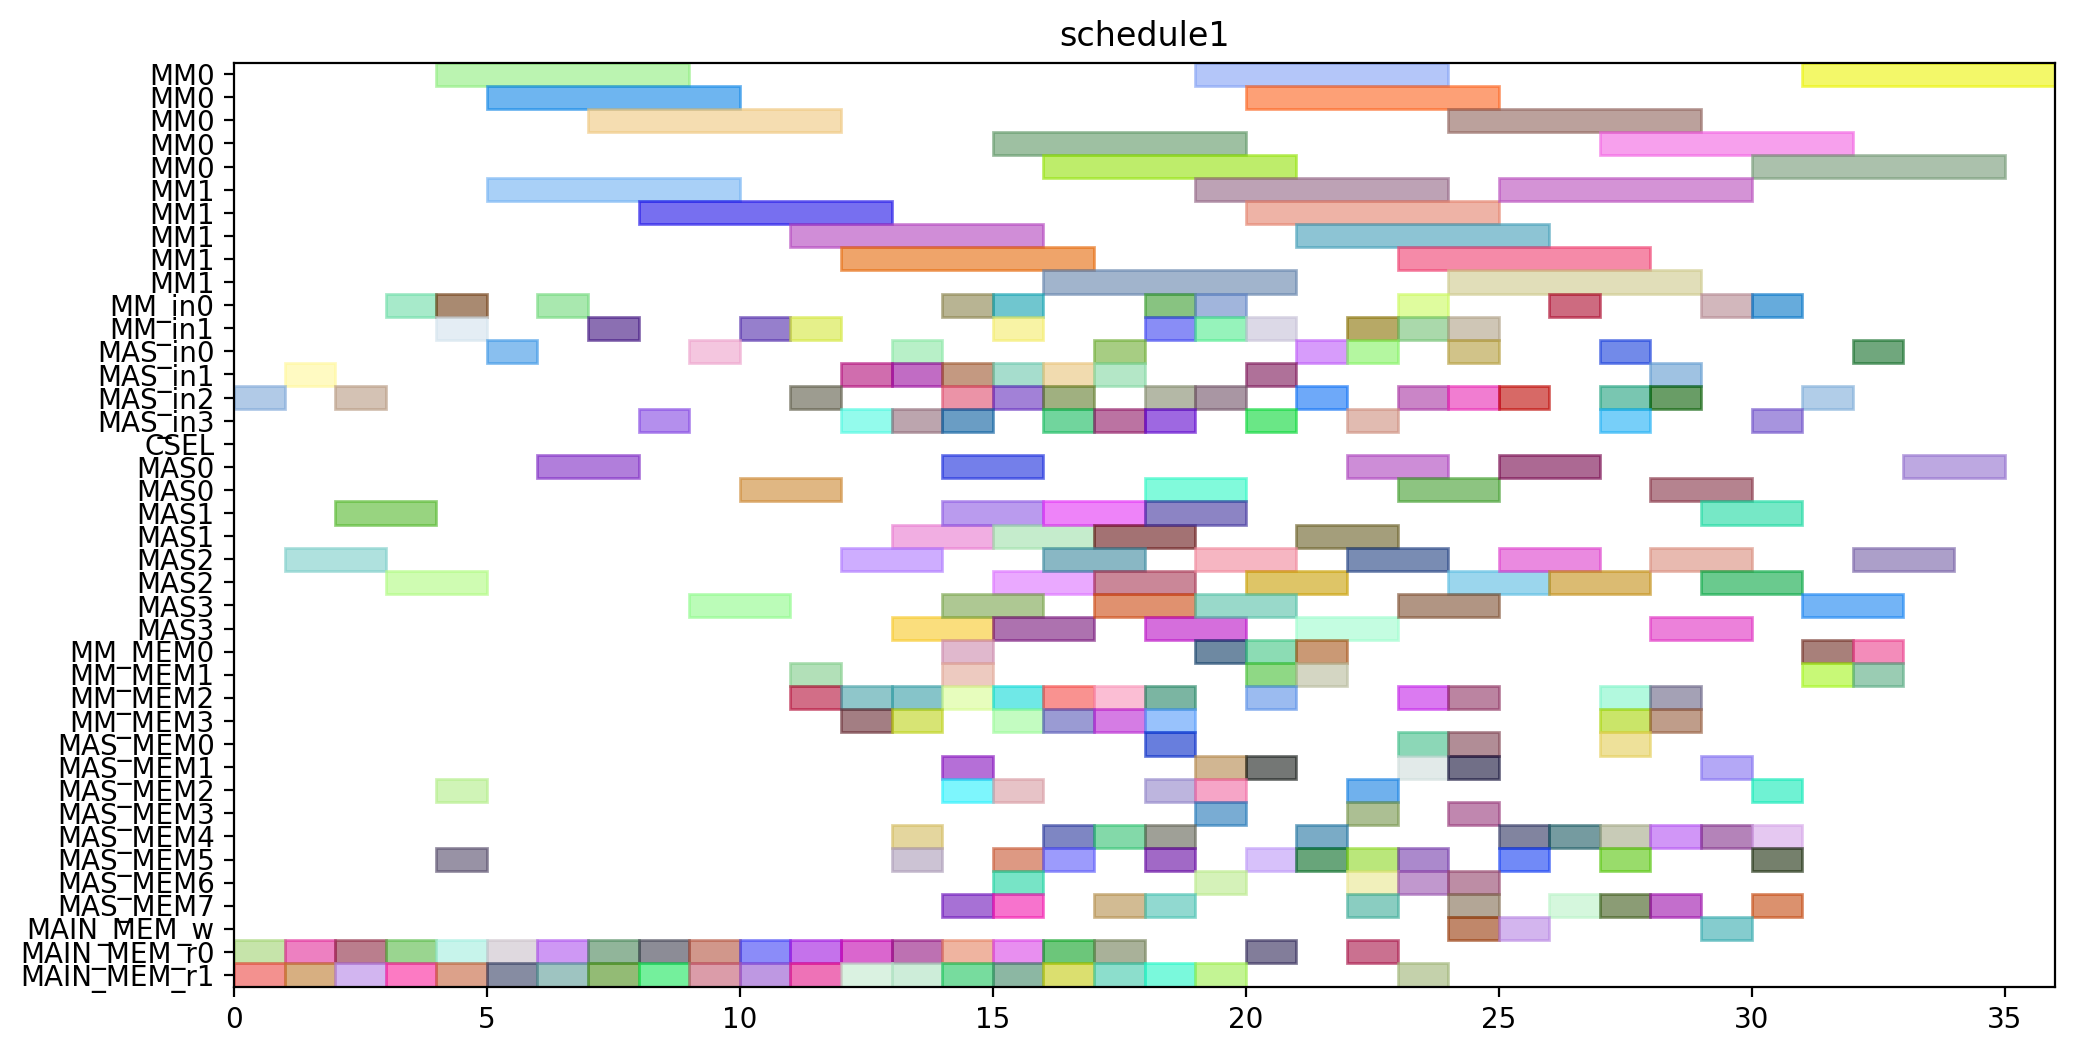

Recreate this plot in Python.
from pyschedule import Scenario, solvers, plotters, alt


def solve():
	horizon = 140
	S = Scenario("schedule1", horizon=horizon)

	# resource
	MM = S.Resources('MM', num=2, size=5)
	MM_in = S.Resources('MM_in', num=2)
	MAS_in = S.Resources('MAS_in', num=4)
	CSEL = S.Resource('CSEL')
	MAS = S.Resources('MAS', num=4, size=2, periods=range(1, horizon))
	MM_MEM = S.Resources('MM_MEM', num=4)
	MAS_MEM = S.Resources('MAS_MEM', num=8)
	MAIN_MEM_w = S.Resource('MAIN_MEM_w', size=1)
	MAIN_MEM_r = S.Resources('MAIN_MEM_r', num=2)

	# result of previous scheduling
	t1_t1_in = S.Task('t1_t1_in', length=1, delay_cost=1)
	S += t1_t1_in >= 0
	t1_t1_in += MAS_in[2]

	t1_t1_mem0 = S.Task('t1_t1_mem0', length=1, delay_cost=1)
	S += t1_t1_mem0 >= 0
	t1_t1_mem0 += MAIN_MEM_r[0]

	t1_t1_mem1 = S.Task('t1_t1_mem1', length=1, delay_cost=1)
	S += t1_t1_mem1 >= 0
	t1_t1_mem1 += MAIN_MEM_r[1]

	t1_t1 = S.Task('t1_t1', length=2, delay_cost=1)
	S += t1_t1 >= 1
	t1_t1 += MAS[2]

	t7_t0_in = S.Task('t7_t0_in', length=1, delay_cost=1)
	S += t7_t0_in >= 1
	t7_t0_in += MAS_in[1]

	t7_t0_mem0 = S.Task('t7_t0_mem0', length=1, delay_cost=1)
	S += t7_t0_mem0 >= 1
	t7_t0_mem0 += MAIN_MEM_r[0]

	t7_t0_mem1 = S.Task('t7_t0_mem1', length=1, delay_cost=1)
	S += t7_t0_mem1 >= 1
	t7_t0_mem1 += MAIN_MEM_r[1]

	t7_t0 = S.Task('t7_t0', length=2, delay_cost=1)
	S += t7_t0 >= 2
	t7_t0 += MAS[1]

	t7_t1_in = S.Task('t7_t1_in', length=1, delay_cost=1)
	S += t7_t1_in >= 2
	t7_t1_in += MAS_in[2]

	t7_t1_mem0 = S.Task('t7_t1_mem0', length=1, delay_cost=1)
	S += t7_t1_mem0 >= 2
	t7_t1_mem0 += MAIN_MEM_r[0]

	t7_t1_mem1 = S.Task('t7_t1_mem1', length=1, delay_cost=1)
	S += t7_t1_mem1 >= 2
	t7_t1_mem1 += MAIN_MEM_r[1]

	t5_t0_in = S.Task('t5_t0_in', length=1, delay_cost=1)
	S += t5_t0_in >= 3
	t5_t0_in += MM_in[0]

	t5_t0_mem0 = S.Task('t5_t0_mem0', length=1, delay_cost=1)
	S += t5_t0_mem0 >= 3
	t5_t0_mem0 += MAIN_MEM_r[0]

	t5_t0_mem1 = S.Task('t5_t0_mem1', length=1, delay_cost=1)
	S += t5_t0_mem1 >= 3
	t5_t0_mem1 += MAIN_MEM_r[1]

	t7_t1 = S.Task('t7_t1', length=2, delay_cost=1)
	S += t7_t1 >= 3
	t7_t1 += MAS[2]

	t10_t0_in = S.Task('t10_t0_in', length=1, delay_cost=1)
	S += t10_t0_in >= 4
	t10_t0_in += MM_in[1]

	t10_t0_mem0 = S.Task('t10_t0_mem0', length=1, delay_cost=1)
	S += t10_t0_mem0 >= 4
	t10_t0_mem0 += MAIN_MEM_r[0]

	t10_t0_mem1 = S.Task('t10_t0_mem1', length=1, delay_cost=1)
	S += t10_t0_mem1 >= 4
	t10_t0_mem1 += MAIN_MEM_r[1]

	t5_t0 = S.Task('t5_t0', length=5, delay_cost=1)
	S += t5_t0 >= 4
	t5_t0 += MM[0]

	t10_t0 = S.Task('t10_t0', length=5, delay_cost=1)
	S += t10_t0 >= 5
	t10_t0 += MM[1]

	t10_t3_in = S.Task('t10_t3_in', length=1, delay_cost=1)
	S += t10_t3_in >= 5
	t10_t3_in += MAS_in[0]

	t10_t3_mem0 = S.Task('t10_t3_mem0', length=1, delay_cost=1)
	S += t10_t3_mem0 >= 5
	t10_t3_mem0 += MAIN_MEM_r[0]

	t10_t3_mem1 = S.Task('t10_t3_mem1', length=1, delay_cost=1)
	S += t10_t3_mem1 >= 5
	t10_t3_mem1 += MAIN_MEM_r[1]

	t10_t1_in = S.Task('t10_t1_in', length=1, delay_cost=1)
	S += t10_t1_in >= 6
	t10_t1_in += MM_in[0]

	t10_t1_mem0 = S.Task('t10_t1_mem0', length=1, delay_cost=1)
	S += t10_t1_mem0 >= 6
	t10_t1_mem0 += MAIN_MEM_r[0]

	t10_t1_mem1 = S.Task('t10_t1_mem1', length=1, delay_cost=1)
	S += t10_t1_mem1 >= 6
	t10_t1_mem1 += MAIN_MEM_r[1]

	t10_t3 = S.Task('t10_t3', length=2, delay_cost=1)
	S += t10_t3 >= 6
	t10_t3 += MAS[0]

	t10_t1 = S.Task('t10_t1', length=5, delay_cost=1)
	S += t10_t1 >= 7
	t10_t1 += MM[0]

	t7_t3_in = S.Task('t7_t3_in', length=1, delay_cost=1)
	S += t7_t3_in >= 7
	t7_t3_in += MM_in[1]

	t7_t3_mem0 = S.Task('t7_t3_mem0', length=1, delay_cost=1)
	S += t7_t3_mem0 >= 7
	t7_t3_mem0 += MAIN_MEM_r[0]

	t7_t3_mem1 = S.Task('t7_t3_mem1', length=1, delay_cost=1)
	S += t7_t3_mem1 >= 7
	t7_t3_mem1 += MAIN_MEM_r[1]

	t2_t2_in = S.Task('t2_t2_in', length=1, delay_cost=1)
	S += t2_t2_in >= 8
	t2_t2_in += MAS_in[3]

	t2_t2_mem0 = S.Task('t2_t2_mem0', length=1, delay_cost=1)
	S += t2_t2_mem0 >= 8
	t2_t2_mem0 += MAIN_MEM_r[0]

	t2_t2_mem1 = S.Task('t2_t2_mem1', length=1, delay_cost=1)
	S += t2_t2_mem1 >= 8
	t2_t2_mem1 += MAIN_MEM_r[1]

	t7_t3 = S.Task('t7_t3', length=5, delay_cost=1)
	S += t7_t3 >= 8
	t7_t3 += MM[1]

	t0_t1_in = S.Task('t0_t1_in', length=1, delay_cost=1)
	S += t0_t1_in >= 9
	t0_t1_in += MAS_in[0]

	t0_t1_mem0 = S.Task('t0_t1_mem0', length=1, delay_cost=1)
	S += t0_t1_mem0 >= 9
	t0_t1_mem0 += MAIN_MEM_r[0]

	t0_t1_mem1 = S.Task('t0_t1_mem1', length=1, delay_cost=1)
	S += t0_t1_mem1 >= 9
	t0_t1_mem1 += MAIN_MEM_r[1]

	t2_t2 = S.Task('t2_t2', length=2, delay_cost=1)
	S += t2_t2 >= 9
	t2_t2 += MAS[3]

	t0_t1 = S.Task('t0_t1', length=2, delay_cost=1)
	S += t0_t1 >= 10
	t0_t1 += MAS[0]

	t0_t3_in = S.Task('t0_t3_in', length=1, delay_cost=1)
	S += t0_t3_in >= 10
	t0_t3_in += MM_in[1]

	t0_t3_mem0 = S.Task('t0_t3_mem0', length=1, delay_cost=1)
	S += t0_t3_mem0 >= 10
	t0_t3_mem0 += MAIN_MEM_r[0]

	t0_t3_mem1 = S.Task('t0_t3_mem1', length=1, delay_cost=1)
	S += t0_t3_mem1 >= 10
	t0_t3_mem1 += MAIN_MEM_r[1]

	t0_t3 = S.Task('t0_t3', length=5, delay_cost=1)
	S += t0_t3 >= 11
	t0_t3 += MM[1]

	t1_t3_in = S.Task('t1_t3_in', length=1, delay_cost=1)
	S += t1_t3_in >= 11
	t1_t3_in += MM_in[1]

	t1_t3_mem0 = S.Task('t1_t3_mem0', length=1, delay_cost=1)
	S += t1_t3_mem0 >= 11
	t1_t3_mem0 += MAIN_MEM_r[0]

	t1_t3_mem1 = S.Task('t1_t3_mem1', length=1, delay_cost=1)
	S += t1_t3_mem1 >= 11
	t1_t3_mem1 += MAIN_MEM_r[1]

	t10_t2_in = S.Task('t10_t2_in', length=1, delay_cost=1)
	S += t10_t2_in >= 12
	t10_t2_in += MAS_in[1]

	t10_t2_mem0 = S.Task('t10_t2_mem0', length=1, delay_cost=1)
	S += t10_t2_mem0 >= 12
	t10_t2_mem0 += MAIN_MEM_r[0]

	t10_t2_mem1 = S.Task('t10_t2_mem1', length=1, delay_cost=1)
	S += t10_t2_mem1 >= 12
	t10_t2_mem1 += MAIN_MEM_r[1]

	t1_t3 = S.Task('t1_t3', length=5, delay_cost=1)
	S += t1_t3 >= 12
	t1_t3 += MM[1]

	t10_t2 = S.Task('t10_t2', length=2, delay_cost=1)
	S += t10_t2 >= 13
	t10_t2 += MAS[1]

	t1_t0_in = S.Task('t1_t0_in', length=1, delay_cost=1)
	S += t1_t0_in >= 13
	t1_t0_in += MAS_in[1]

	t1_t0_mem0 = S.Task('t1_t0_mem0', length=1, delay_cost=1)
	S += t1_t0_mem0 >= 13
	t1_t0_mem0 += MAIN_MEM_r[0]

	t1_t0_mem1 = S.Task('t1_t0_mem1', length=1, delay_cost=1)
	S += t1_t0_mem1 >= 13
	t1_t0_mem1 += MAIN_MEM_r[1]

	t1_t0 = S.Task('t1_t0', length=2, delay_cost=1)
	S += t1_t0 >= 14
	t1_t0 += MAS[1]

	t5_t3_in = S.Task('t5_t3_in', length=1, delay_cost=1)
	S += t5_t3_in >= 14
	t5_t3_in += MAS_in[3]

	t5_t3_mem0 = S.Task('t5_t3_mem0', length=1, delay_cost=1)
	S += t5_t3_mem0 >= 14
	t5_t3_mem0 += MAIN_MEM_r[0]

	t5_t3_mem1 = S.Task('t5_t3_mem1', length=1, delay_cost=1)
	S += t5_t3_mem1 >= 14
	t5_t3_mem1 += MAIN_MEM_r[1]

	t5_t1_in = S.Task('t5_t1_in', length=1, delay_cost=1)
	S += t5_t1_in >= 15
	t5_t1_in += MM_in[0]

	t5_t1_mem0 = S.Task('t5_t1_mem0', length=1, delay_cost=1)
	S += t5_t1_mem0 >= 15
	t5_t1_mem0 += MAIN_MEM_r[0]

	t5_t1_mem1 = S.Task('t5_t1_mem1', length=1, delay_cost=1)
	S += t5_t1_mem1 >= 15
	t5_t1_mem1 += MAIN_MEM_r[1]

	t5_t3 = S.Task('t5_t3', length=2, delay_cost=1)
	S += t5_t3 >= 15
	t5_t3 += MAS[3]

	t5_t1 = S.Task('t5_t1', length=5, delay_cost=1)
	S += t5_t1 >= 16
	t5_t1 += MM[0]

	t5_t2_in = S.Task('t5_t2_in', length=1, delay_cost=1)
	S += t5_t2_in >= 16
	t5_t2_in += MAS_in[2]

	t5_t2_mem0 = S.Task('t5_t2_mem0', length=1, delay_cost=1)
	S += t5_t2_mem0 >= 16
	t5_t2_mem0 += MAIN_MEM_r[0]

	t5_t2_mem1 = S.Task('t5_t2_mem1', length=1, delay_cost=1)
	S += t5_t2_mem1 >= 16
	t5_t2_mem1 += MAIN_MEM_r[1]

	t0_t0_in = S.Task('t0_t0_in', length=1, delay_cost=1)
	S += t0_t0_in >= 17
	t0_t0_in += MAS_in[3]

	t0_t0_mem0 = S.Task('t0_t0_mem0', length=1, delay_cost=1)
	S += t0_t0_mem0 >= 17
	t0_t0_mem0 += MAIN_MEM_r[0]

	t0_t0_mem1 = S.Task('t0_t0_mem1', length=1, delay_cost=1)
	S += t0_t0_mem1 >= 17
	t0_t0_mem1 += MAIN_MEM_r[1]

	t5_t2 = S.Task('t5_t2', length=2, delay_cost=1)
	S += t5_t2 >= 17
	t5_t2 += MAS[2]

	t0_t0 = S.Task('t0_t0', length=2, delay_cost=1)
	S += t0_t0 >= 18
	t0_t0 += MAS[3]


	# new tasks
	t0_t2 = S.Task('t0_t2', length=5, delay_cost=1)
	t0_t2 += alt(MM)
	t0_t2_in = S.Task('t0_t2_in', length=1, delay_cost=1)
	t0_t2_in += alt(MM_in)
	S += t0_t2_in*MM_in[0]<=t0_t2*MM[0]
	S += t0_t2_in*MM_in[1]<=t0_t2*MM[1]
	t0_t2_mem0 = S.Task('t0_t2_mem0', length=1, delay_cost=1)
	t0_t2_mem0 += MAS_MEM[6]
	S += 19 < t0_t2_mem0
	S += t0_t2_mem0 <= t0_t2

	t0_t2_mem1 = S.Task('t0_t2_mem1', length=1, delay_cost=1)
	t0_t2_mem1 += MAS_MEM[1]
	S += 11 < t0_t2_mem1
	S += t0_t2_mem1 <= t0_t2

	t0_t5 = S.Task('t0_t5', length=2, delay_cost=1)
	t0_t5 += alt(MAS)
	t0_t5_in = S.Task('t0_t5_in', length=1, delay_cost=1)
	t0_t5_in += alt(MAS_in)
	S += t0_t5_in*MAS_in[0]<=t0_t5*MAS[0]

	S += t0_t5_in*MAS_in[1]<=t0_t5*MAS[1]

	S += t0_t5_in*MAS_in[2]<=t0_t5*MAS[2]

	S += t0_t5_in*MAS_in[3]<=t0_t5*MAS[3]

	t0_t5_mem0 = S.Task('t0_t5_mem0', length=1, delay_cost=1)
	t0_t5_mem0 += MM_MEM[2]
	S += 15 < t0_t5_mem0
	S += t0_t5_mem0 <= t0_t5

	t0_t5_mem1 = S.Task('t0_t5_mem1', length=1, delay_cost=1)
	t0_t5_mem1 += MM_MEM[3]
	S += 15 < t0_t5_mem1
	S += t0_t5_mem1 <= t0_t5

	t01 = S.Task('t01', length=2, delay_cost=1)
	t01 += alt(MAS)
	t01_in = S.Task('t01_in', length=1, delay_cost=1)
	t01_in += alt(MAS_in)
	S += t01_in*MAS_in[0]<=t01*MAS[0]

	S += t01_in*MAS_in[1]<=t01*MAS[1]

	S += t01_in*MAS_in[2]<=t01*MAS[2]

	S += t01_in*MAS_in[3]<=t01*MAS[3]

	t01_mem0 = S.Task('t01_mem0', length=1, delay_cost=1)
	t01_mem0 += MM_MEM[2]
	S += 15 < t01_mem0
	S += t01_mem0 <= t01

	t01_mem1 = S.Task('t01_mem1', length=1, delay_cost=1)
	t01_mem1 += MM_MEM[3]
	S += 15 < t01_mem1
	S += t01_mem1 <= t01

	t1_t2 = S.Task('t1_t2', length=5, delay_cost=1)
	t1_t2 += alt(MM)
	t1_t2_in = S.Task('t1_t2_in', length=1, delay_cost=1)
	t1_t2_in += alt(MM_in)
	S += t1_t2_in*MM_in[0]<=t1_t2*MM[0]
	S += t1_t2_in*MM_in[1]<=t1_t2*MM[1]
	t1_t2_mem0 = S.Task('t1_t2_mem0', length=1, delay_cost=1)
	t1_t2_mem0 += MAS_MEM[2]
	S += 15 < t1_t2_mem0
	S += t1_t2_mem0 <= t1_t2

	t1_t2_mem1 = S.Task('t1_t2_mem1', length=1, delay_cost=1)
	t1_t2_mem1 += MAS_MEM[5]
	S += 2 < t1_t2_mem1
	S += t1_t2_mem1 <= t1_t2

	t1_t5 = S.Task('t1_t5', length=2, delay_cost=1)
	t1_t5 += alt(MAS)
	t1_t5_in = S.Task('t1_t5_in', length=1, delay_cost=1)
	t1_t5_in += alt(MAS_in)
	S += t1_t5_in*MAS_in[0]<=t1_t5*MAS[0]

	S += t1_t5_in*MAS_in[1]<=t1_t5*MAS[1]

	S += t1_t5_in*MAS_in[2]<=t1_t5*MAS[2]

	S += t1_t5_in*MAS_in[3]<=t1_t5*MAS[3]

	t1_t5_mem0 = S.Task('t1_t5_mem0', length=1, delay_cost=1)
	t1_t5_mem0 += MM_MEM[2]
	S += 16 < t1_t5_mem0
	S += t1_t5_mem0 <= t1_t5

	t1_t5_mem1 = S.Task('t1_t5_mem1', length=1, delay_cost=1)
	t1_t5_mem1 += MM_MEM[3]
	S += 16 < t1_t5_mem1
	S += t1_t5_mem1 <= t1_t5

	t11 = S.Task('t11', length=2, delay_cost=1)
	t11 += alt(MAS)
	t11_in = S.Task('t11_in', length=1, delay_cost=1)
	t11_in += alt(MAS_in)
	S += t11_in*MAS_in[0]<=t11*MAS[0]

	S += t11_in*MAS_in[1]<=t11*MAS[1]

	S += t11_in*MAS_in[2]<=t11*MAS[2]

	S += t11_in*MAS_in[3]<=t11*MAS[3]

	t11_mem0 = S.Task('t11_mem0', length=1, delay_cost=1)
	t11_mem0 += MM_MEM[2]
	S += 16 < t11_mem0
	S += t11_mem0 <= t11

	t11_mem1 = S.Task('t11_mem1', length=1, delay_cost=1)
	t11_mem1 += MM_MEM[3]
	S += 16 < t11_mem1
	S += t11_mem1 <= t11

	t5_t4 = S.Task('t5_t4', length=5, delay_cost=1)
	t5_t4 += alt(MM)
	t5_t4_in = S.Task('t5_t4_in', length=1, delay_cost=1)
	t5_t4_in += alt(MM_in)
	S += t5_t4_in*MM_in[0]<=t5_t4*MM[0]
	S += t5_t4_in*MM_in[1]<=t5_t4*MM[1]
	t5_t4_mem0 = S.Task('t5_t4_mem0', length=1, delay_cost=1)
	t5_t4_mem0 += MAS_MEM[4]
	S += 18 < t5_t4_mem0
	S += t5_t4_mem0 <= t5_t4

	t5_t4_mem1 = S.Task('t5_t4_mem1', length=1, delay_cost=1)
	t5_t4_mem1 += MAS_MEM[7]
	S += 16 < t5_t4_mem1
	S += t5_t4_mem1 <= t5_t4

	t50 = S.Task('t50', length=2, delay_cost=1)
	t50 += alt(MAS)
	t50_in = S.Task('t50_in', length=1, delay_cost=1)
	t50_in += alt(MAS_in)
	S += t50_in*MAS_in[0]<=t50*MAS[0]

	S += t50_in*MAS_in[1]<=t50*MAS[1]

	S += t50_in*MAS_in[2]<=t50*MAS[2]

	S += t50_in*MAS_in[3]<=t50*MAS[3]

	t50_mem0 = S.Task('t50_mem0', length=1, delay_cost=1)
	t50_mem0 += MM_MEM[0]
	S += 8 < t50_mem0
	S += t50_mem0 <= t50

	t50_mem1 = S.Task('t50_mem1', length=1, delay_cost=1)
	t50_mem1 += MM_MEM[1]
	S += 20 < t50_mem1
	S += t50_mem1 <= t50

	t5_t5 = S.Task('t5_t5', length=2, delay_cost=1)
	t5_t5 += alt(MAS)
	t5_t5_in = S.Task('t5_t5_in', length=1, delay_cost=1)
	t5_t5_in += alt(MAS_in)
	S += t5_t5_in*MAS_in[0]<=t5_t5*MAS[0]

	S += t5_t5_in*MAS_in[1]<=t5_t5*MAS[1]

	S += t5_t5_in*MAS_in[2]<=t5_t5*MAS[2]

	S += t5_t5_in*MAS_in[3]<=t5_t5*MAS[3]

	t5_t5_mem0 = S.Task('t5_t5_mem0', length=1, delay_cost=1)
	t5_t5_mem0 += MM_MEM[0]
	S += 8 < t5_t5_mem0
	S += t5_t5_mem0 <= t5_t5

	t5_t5_mem1 = S.Task('t5_t5_mem1', length=1, delay_cost=1)
	t5_t5_mem1 += MM_MEM[1]
	S += 20 < t5_t5_mem1
	S += t5_t5_mem1 <= t5_t5

	t7_t2 = S.Task('t7_t2', length=5, delay_cost=1)
	t7_t2 += alt(MM)
	t7_t2_in = S.Task('t7_t2_in', length=1, delay_cost=1)
	t7_t2_in += alt(MM_in)
	S += t7_t2_in*MM_in[0]<=t7_t2*MM[0]
	S += t7_t2_in*MM_in[1]<=t7_t2*MM[1]
	t7_t2_mem0 = S.Task('t7_t2_mem0', length=1, delay_cost=1)
	t7_t2_mem0 += MAS_MEM[2]
	S += 3 < t7_t2_mem0
	S += t7_t2_mem0 <= t7_t2

	t7_t2_mem1 = S.Task('t7_t2_mem1', length=1, delay_cost=1)
	t7_t2_mem1 += MAS_MEM[5]
	S += 4 < t7_t2_mem1
	S += t7_t2_mem1 <= t7_t2

	t7_t5 = S.Task('t7_t5', length=2, delay_cost=1)
	t7_t5 += alt(MAS)
	t7_t5_in = S.Task('t7_t5_in', length=1, delay_cost=1)
	t7_t5_in += alt(MAS_in)
	S += t7_t5_in*MAS_in[0]<=t7_t5*MAS[0]

	S += t7_t5_in*MAS_in[1]<=t7_t5*MAS[1]

	S += t7_t5_in*MAS_in[2]<=t7_t5*MAS[2]

	S += t7_t5_in*MAS_in[3]<=t7_t5*MAS[3]

	t7_t5_mem0 = S.Task('t7_t5_mem0', length=1, delay_cost=1)
	t7_t5_mem0 += MM_MEM[2]
	S += 12 < t7_t5_mem0
	S += t7_t5_mem0 <= t7_t5

	t7_t5_mem1 = S.Task('t7_t5_mem1', length=1, delay_cost=1)
	t7_t5_mem1 += MM_MEM[3]
	S += 12 < t7_t5_mem1
	S += t7_t5_mem1 <= t7_t5

	t71 = S.Task('t71', length=2, delay_cost=1)
	t71 += alt(MAS)
	t71_in = S.Task('t71_in', length=1, delay_cost=1)
	t71_in += alt(MAS_in)
	S += t71_in*MAS_in[0]<=t71*MAS[0]

	S += t71_in*MAS_in[1]<=t71*MAS[1]

	S += t71_in*MAS_in[2]<=t71*MAS[2]

	S += t71_in*MAS_in[3]<=t71*MAS[3]

	t71_mem0 = S.Task('t71_mem0', length=1, delay_cost=1)
	t71_mem0 += MM_MEM[2]
	S += 12 < t71_mem0
	S += t71_mem0 <= t71

	t71_mem1 = S.Task('t71_mem1', length=1, delay_cost=1)
	t71_mem1 += MM_MEM[3]
	S += 12 < t71_mem1
	S += t71_mem1 <= t71

	t10_t4 = S.Task('t10_t4', length=5, delay_cost=1)
	t10_t4 += alt(MM)
	t10_t4_in = S.Task('t10_t4_in', length=1, delay_cost=1)
	t10_t4_in += alt(MM_in)
	S += t10_t4_in*MM_in[0]<=t10_t4*MM[0]
	S += t10_t4_in*MM_in[1]<=t10_t4*MM[1]
	t10_t4_mem0 = S.Task('t10_t4_mem0', length=1, delay_cost=1)
	t10_t4_mem0 += MAS_MEM[2]
	S += 14 < t10_t4_mem0
	S += t10_t4_mem0 <= t10_t4

	t10_t4_mem1 = S.Task('t10_t4_mem1', length=1, delay_cost=1)
	t10_t4_mem1 += MAS_MEM[1]
	S += 7 < t10_t4_mem1
	S += t10_t4_mem1 <= t10_t4

	t100 = S.Task('t100', length=2, delay_cost=1)
	t100 += alt(MAS)
	t100_in = S.Task('t100_in', length=1, delay_cost=1)
	t100_in += alt(MAS_in)
	S += t100_in*MAS_in[0]<=t100*MAS[0]

	S += t100_in*MAS_in[1]<=t100*MAS[1]

	S += t100_in*MAS_in[2]<=t100*MAS[2]

	S += t100_in*MAS_in[3]<=t100*MAS[3]

	t100_mem0 = S.Task('t100_mem0', length=1, delay_cost=1)
	t100_mem0 += MM_MEM[2]
	S += 9 < t100_mem0
	S += t100_mem0 <= t100

	t100_mem1 = S.Task('t100_mem1', length=1, delay_cost=1)
	t100_mem1 += MM_MEM[1]
	S += 11 < t100_mem1
	S += t100_mem1 <= t100

	t10_t5 = S.Task('t10_t5', length=2, delay_cost=1)
	t10_t5 += alt(MAS)
	t10_t5_in = S.Task('t10_t5_in', length=1, delay_cost=1)
	t10_t5_in += alt(MAS_in)
	S += t10_t5_in*MAS_in[0]<=t10_t5*MAS[0]

	S += t10_t5_in*MAS_in[1]<=t10_t5*MAS[1]

	S += t10_t5_in*MAS_in[2]<=t10_t5*MAS[2]

	S += t10_t5_in*MAS_in[3]<=t10_t5*MAS[3]

	t10_t5_mem0 = S.Task('t10_t5_mem0', length=1, delay_cost=1)
	t10_t5_mem0 += MM_MEM[2]
	S += 9 < t10_t5_mem0
	S += t10_t5_mem0 <= t10_t5

	t10_t5_mem1 = S.Task('t10_t5_mem1', length=1, delay_cost=1)
	t10_t5_mem1 += MM_MEM[1]
	S += 11 < t10_t5_mem1
	S += t10_t5_mem1 <= t10_t5

	t00 = S.Task('t00', length=2, delay_cost=1)
	t00 += alt(MAS)
	t00_in = S.Task('t00_in', length=1, delay_cost=1)
	t00_in += alt(MAS_in)
	S += t00_in*MAS_in[0]<=t00*MAS[0]

	S += t00_in*MAS_in[1]<=t00*MAS[1]

	S += t00_in*MAS_in[2]<=t00*MAS[2]

	S += t00_in*MAS_in[3]<=t00*MAS[3]

	t00_mem0 = S.Task('t00_mem0', length=1, delay_cost=1)
	t00_mem0 += alt(MM_MEM)
	S += (t0_t2*MM[0])-1 < t00_mem0*MM_MEM[0]
	S += (t0_t2*MM[1])-1 < t00_mem0*MM_MEM[2]
	S += t00_mem0 <= t00

	t00_mem1 = S.Task('t00_mem1', length=1, delay_cost=1)
	t00_mem1 += alt(MAS_MEM)
	S += (t0_t5*MAS[0])-1 < t00_mem1*MAS_MEM[1]
	S += (t0_t5*MAS[1])-1 < t00_mem1*MAS_MEM[3]
	S += (t0_t5*MAS[2])-1 < t00_mem1*MAS_MEM[5]
	S += (t0_t5*MAS[3])-1 < t00_mem1*MAS_MEM[7]
	S += t00_mem1 <= t00

	t10 = S.Task('t10', length=2, delay_cost=1)
	t10 += alt(MAS)
	t10_in = S.Task('t10_in', length=1, delay_cost=1)
	t10_in += alt(MAS_in)
	S += t10_in*MAS_in[0]<=t10*MAS[0]

	S += t10_in*MAS_in[1]<=t10*MAS[1]

	S += t10_in*MAS_in[2]<=t10*MAS[2]

	S += t10_in*MAS_in[3]<=t10*MAS[3]

	t10_mem0 = S.Task('t10_mem0', length=1, delay_cost=1)
	t10_mem0 += alt(MM_MEM)
	S += (t1_t2*MM[0])-1 < t10_mem0*MM_MEM[0]
	S += (t1_t2*MM[1])-1 < t10_mem0*MM_MEM[2]
	S += t10_mem0 <= t10

	t10_mem1 = S.Task('t10_mem1', length=1, delay_cost=1)
	t10_mem1 += alt(MAS_MEM)
	S += (t1_t5*MAS[0])-1 < t10_mem1*MAS_MEM[1]
	S += (t1_t5*MAS[1])-1 < t10_mem1*MAS_MEM[3]
	S += (t1_t5*MAS[2])-1 < t10_mem1*MAS_MEM[5]
	S += (t1_t5*MAS[3])-1 < t10_mem1*MAS_MEM[7]
	S += t10_mem1 <= t10

	t2_t1 = S.Task('t2_t1', length=5, delay_cost=1)
	t2_t1 += alt(MM)
	t2_t1_in = S.Task('t2_t1_in', length=1, delay_cost=1)
	t2_t1_in += alt(MM_in)
	S += t2_t1_in*MM_in[0]<=t2_t1*MM[0]
	S += t2_t1_in*MM_in[1]<=t2_t1*MM[1]
	t2_t1_mem0 = S.Task('t2_t1_mem0', length=1, delay_cost=1)
	t2_t1_mem0 += MAIN_MEM_r[0]
	S += t2_t1_mem0 <= t2_t1

	t2_t1_mem1 = S.Task('t2_t1_mem1', length=1, delay_cost=1)
	t2_t1_mem1 += alt(MAS_MEM)
	S += (t11*MAS[0])-1 < t2_t1_mem1*MAS_MEM[1]
	S += (t11*MAS[1])-1 < t2_t1_mem1*MAS_MEM[3]
	S += (t11*MAS[2])-1 < t2_t1_mem1*MAS_MEM[5]
	S += (t11*MAS[3])-1 < t2_t1_mem1*MAS_MEM[7]
	S += t2_t1_mem1 <= t2_t1

	t51 = S.Task('t51', length=2, delay_cost=1)
	t51 += alt(MAS)
	t51_in = S.Task('t51_in', length=1, delay_cost=1)
	t51_in += alt(MAS_in)
	S += t51_in*MAS_in[0]<=t51*MAS[0]

	S += t51_in*MAS_in[1]<=t51*MAS[1]

	S += t51_in*MAS_in[2]<=t51*MAS[2]

	S += t51_in*MAS_in[3]<=t51*MAS[3]

	t51_mem0 = S.Task('t51_mem0', length=1, delay_cost=1)
	t51_mem0 += alt(MM_MEM)
	S += (t5_t4*MM[0])-1 < t51_mem0*MM_MEM[0]
	S += (t5_t4*MM[1])-1 < t51_mem0*MM_MEM[2]
	S += t51_mem0 <= t51

	t51_mem1 = S.Task('t51_mem1', length=1, delay_cost=1)
	t51_mem1 += alt(MAS_MEM)
	S += (t5_t5*MAS[0])-1 < t51_mem1*MAS_MEM[1]
	S += (t5_t5*MAS[1])-1 < t51_mem1*MAS_MEM[3]
	S += (t5_t5*MAS[2])-1 < t51_mem1*MAS_MEM[5]
	S += (t5_t5*MAS[3])-1 < t51_mem1*MAS_MEM[7]
	S += t51_mem1 <= t51

	t60 = S.Task('t60', length=2, delay_cost=1)
	t60 += alt(MAS)
	t60_in = S.Task('t60_in', length=1, delay_cost=1)
	t60_in += alt(MAS_in)
	S += t60_in*MAS_in[0]<=t60*MAS[0]

	S += t60_in*MAS_in[1]<=t60*MAS[1]

	S += t60_in*MAS_in[2]<=t60*MAS[2]

	S += t60_in*MAS_in[3]<=t60*MAS[3]

	t60_mem0 = S.Task('t60_mem0', length=1, delay_cost=1)
	t60_mem0 += alt(MAS_MEM)
	S += (t50*MAS[0])-1 < t60_mem0*MAS_MEM[0]
	S += (t50*MAS[1])-1 < t60_mem0*MAS_MEM[2]
	S += (t50*MAS[2])-1 < t60_mem0*MAS_MEM[4]
	S += (t50*MAS[3])-1 < t60_mem0*MAS_MEM[6]
	S += t60_mem0 <= t60

	t60_mem1 = S.Task('t60_mem1', length=1, delay_cost=1)
	t60_mem1 += alt(MAS_MEM)
	S += (t50*MAS[0])-1 < t60_mem1*MAS_MEM[1]
	S += (t50*MAS[1])-1 < t60_mem1*MAS_MEM[3]
	S += (t50*MAS[2])-1 < t60_mem1*MAS_MEM[5]
	S += (t50*MAS[3])-1 < t60_mem1*MAS_MEM[7]
	S += t60_mem1 <= t60

	t70 = S.Task('t70', length=2, delay_cost=1)
	t70 += alt(MAS)
	t70_in = S.Task('t70_in', length=1, delay_cost=1)
	t70_in += alt(MAS_in)
	S += t70_in*MAS_in[0]<=t70*MAS[0]

	S += t70_in*MAS_in[1]<=t70*MAS[1]

	S += t70_in*MAS_in[2]<=t70*MAS[2]

	S += t70_in*MAS_in[3]<=t70*MAS[3]

	t70_mem0 = S.Task('t70_mem0', length=1, delay_cost=1)
	t70_mem0 += alt(MM_MEM)
	S += (t7_t2*MM[0])-1 < t70_mem0*MM_MEM[0]
	S += (t7_t2*MM[1])-1 < t70_mem0*MM_MEM[2]
	S += t70_mem0 <= t70

	t70_mem1 = S.Task('t70_mem1', length=1, delay_cost=1)
	t70_mem1 += alt(MAS_MEM)
	S += (t7_t5*MAS[0])-1 < t70_mem1*MAS_MEM[1]
	S += (t7_t5*MAS[1])-1 < t70_mem1*MAS_MEM[3]
	S += (t7_t5*MAS[2])-1 < t70_mem1*MAS_MEM[5]
	S += (t7_t5*MAS[3])-1 < t70_mem1*MAS_MEM[7]
	S += t70_mem1 <= t70

	t81 = S.Task('t81', length=2, delay_cost=1)
	t81 += alt(MAS)
	t81_in = S.Task('t81_in', length=1, delay_cost=1)
	t81_in += alt(MAS_in)
	S += t81_in*MAS_in[0]<=t81*MAS[0]

	S += t81_in*MAS_in[1]<=t81*MAS[1]

	S += t81_in*MAS_in[2]<=t81*MAS[2]

	S += t81_in*MAS_in[3]<=t81*MAS[3]

	t81_mem0 = S.Task('t81_mem0', length=1, delay_cost=1)
	t81_mem0 += alt(MAS_MEM)
	S += (t71*MAS[0])-1 < t81_mem0*MAS_MEM[0]
	S += (t71*MAS[1])-1 < t81_mem0*MAS_MEM[2]
	S += (t71*MAS[2])-1 < t81_mem0*MAS_MEM[4]
	S += (t71*MAS[3])-1 < t81_mem0*MAS_MEM[6]
	S += t81_mem0 <= t81

	t81_mem1 = S.Task('t81_mem1', length=1, delay_cost=1)
	t81_mem1 += alt(MAS_MEM)
	S += (t71*MAS[0])-1 < t81_mem1*MAS_MEM[1]
	S += (t71*MAS[1])-1 < t81_mem1*MAS_MEM[3]
	S += (t71*MAS[2])-1 < t81_mem1*MAS_MEM[5]
	S += (t71*MAS[3])-1 < t81_mem1*MAS_MEM[7]
	S += t81_mem1 <= t81

	t101 = S.Task('t101', length=2, delay_cost=1)
	t101 += alt(MAS)
	t101_in = S.Task('t101_in', length=1, delay_cost=1)
	t101_in += alt(MAS_in)
	S += t101_in*MAS_in[0]<=t101*MAS[0]

	S += t101_in*MAS_in[1]<=t101*MAS[1]

	S += t101_in*MAS_in[2]<=t101*MAS[2]

	S += t101_in*MAS_in[3]<=t101*MAS[3]

	t101_mem0 = S.Task('t101_mem0', length=1, delay_cost=1)
	t101_mem0 += alt(MM_MEM)
	S += (t10_t4*MM[0])-1 < t101_mem0*MM_MEM[0]
	S += (t10_t4*MM[1])-1 < t101_mem0*MM_MEM[2]
	S += t101_mem0 <= t101

	t101_mem1 = S.Task('t101_mem1', length=1, delay_cost=1)
	t101_mem1 += alt(MAS_MEM)
	S += (t10_t5*MAS[0])-1 < t101_mem1*MAS_MEM[1]
	S += (t10_t5*MAS[1])-1 < t101_mem1*MAS_MEM[3]
	S += (t10_t5*MAS[2])-1 < t101_mem1*MAS_MEM[5]
	S += (t10_t5*MAS[3])-1 < t101_mem1*MAS_MEM[7]
	S += t101_mem1 <= t101

	t110 = S.Task('t110', length=2, delay_cost=1)
	t110 += alt(MAS)
	t110_in = S.Task('t110_in', length=1, delay_cost=1)
	t110_in += alt(MAS_in)
	S += t110_in*MAS_in[0]<=t110*MAS[0]

	S += t110_in*MAS_in[1]<=t110*MAS[1]

	S += t110_in*MAS_in[2]<=t110*MAS[2]

	S += t110_in*MAS_in[3]<=t110*MAS[3]

	t110_mem0 = S.Task('t110_mem0', length=1, delay_cost=1)
	t110_mem0 += alt(MAS_MEM)
	S += (t100*MAS[0])-1 < t110_mem0*MAS_MEM[0]
	S += (t100*MAS[1])-1 < t110_mem0*MAS_MEM[2]
	S += (t100*MAS[2])-1 < t110_mem0*MAS_MEM[4]
	S += (t100*MAS[3])-1 < t110_mem0*MAS_MEM[6]
	S += t110_mem0 <= t110

	t110_mem1 = S.Task('t110_mem1', length=1, delay_cost=1)
	t110_mem1 += alt(MAS_MEM)
	S += (t100*MAS[0])-1 < t110_mem1*MAS_MEM[1]
	S += (t100*MAS[1])-1 < t110_mem1*MAS_MEM[3]
	S += (t100*MAS[2])-1 < t110_mem1*MAS_MEM[5]
	S += (t100*MAS[3])-1 < t110_mem1*MAS_MEM[7]
	S += t110_mem1 <= t110

	t2_t0 = S.Task('t2_t0', length=5, delay_cost=1)
	t2_t0 += alt(MM)
	t2_t0_in = S.Task('t2_t0_in', length=1, delay_cost=1)
	t2_t0_in += alt(MM_in)
	S += t2_t0_in*MM_in[0]<=t2_t0*MM[0]
	S += t2_t0_in*MM_in[1]<=t2_t0*MM[1]
	t2_t0_mem0 = S.Task('t2_t0_mem0', length=1, delay_cost=1)
	t2_t0_mem0 += MAIN_MEM_r[0]
	S += t2_t0_mem0 <= t2_t0

	t2_t0_mem1 = S.Task('t2_t0_mem1', length=1, delay_cost=1)
	t2_t0_mem1 += alt(MAS_MEM)
	S += (t10*MAS[0])-1 < t2_t0_mem1*MAS_MEM[1]
	S += (t10*MAS[1])-1 < t2_t0_mem1*MAS_MEM[3]
	S += (t10*MAS[2])-1 < t2_t0_mem1*MAS_MEM[5]
	S += (t10*MAS[3])-1 < t2_t0_mem1*MAS_MEM[7]
	S += t2_t0_mem1 <= t2_t0

	t2_t3 = S.Task('t2_t3', length=2, delay_cost=1)
	t2_t3 += alt(MAS)
	t2_t3_in = S.Task('t2_t3_in', length=1, delay_cost=1)
	t2_t3_in += alt(MAS_in)
	S += t2_t3_in*MAS_in[0]<=t2_t3*MAS[0]

	S += t2_t3_in*MAS_in[1]<=t2_t3*MAS[1]

	S += t2_t3_in*MAS_in[2]<=t2_t3*MAS[2]

	S += t2_t3_in*MAS_in[3]<=t2_t3*MAS[3]

	t2_t3_mem0 = S.Task('t2_t3_mem0', length=1, delay_cost=1)
	t2_t3_mem0 += alt(MAS_MEM)
	S += (t10*MAS[0])-1 < t2_t3_mem0*MAS_MEM[0]
	S += (t10*MAS[1])-1 < t2_t3_mem0*MAS_MEM[2]
	S += (t10*MAS[2])-1 < t2_t3_mem0*MAS_MEM[4]
	S += (t10*MAS[3])-1 < t2_t3_mem0*MAS_MEM[6]
	S += t2_t3_mem0 <= t2_t3

	t2_t3_mem1 = S.Task('t2_t3_mem1', length=1, delay_cost=1)
	t2_t3_mem1 += alt(MAS_MEM)
	S += (t11*MAS[0])-1 < t2_t3_mem1*MAS_MEM[1]
	S += (t11*MAS[1])-1 < t2_t3_mem1*MAS_MEM[3]
	S += (t11*MAS[2])-1 < t2_t3_mem1*MAS_MEM[5]
	S += (t11*MAS[3])-1 < t2_t3_mem1*MAS_MEM[7]
	S += t2_t3_mem1 <= t2_t3

	t61 = S.Task('t61', length=2, delay_cost=1)
	t61 += alt(MAS)
	t61_in = S.Task('t61_in', length=1, delay_cost=1)
	t61_in += alt(MAS_in)
	S += t61_in*MAS_in[0]<=t61*MAS[0]

	S += t61_in*MAS_in[1]<=t61*MAS[1]

	S += t61_in*MAS_in[2]<=t61*MAS[2]

	S += t61_in*MAS_in[3]<=t61*MAS[3]

	t61_mem0 = S.Task('t61_mem0', length=1, delay_cost=1)
	t61_mem0 += alt(MAS_MEM)
	S += (t51*MAS[0])-1 < t61_mem0*MAS_MEM[0]
	S += (t51*MAS[1])-1 < t61_mem0*MAS_MEM[2]
	S += (t51*MAS[2])-1 < t61_mem0*MAS_MEM[4]
	S += (t51*MAS[3])-1 < t61_mem0*MAS_MEM[6]
	S += t61_mem0 <= t61

	t61_mem1 = S.Task('t61_mem1', length=1, delay_cost=1)
	t61_mem1 += alt(MAS_MEM)
	S += (t51*MAS[0])-1 < t61_mem1*MAS_MEM[1]
	S += (t51*MAS[1])-1 < t61_mem1*MAS_MEM[3]
	S += (t51*MAS[2])-1 < t61_mem1*MAS_MEM[5]
	S += (t51*MAS[3])-1 < t61_mem1*MAS_MEM[7]
	S += t61_mem1 <= t61

	t80 = S.Task('t80', length=2, delay_cost=1)
	t80 += alt(MAS)
	t80_in = S.Task('t80_in', length=1, delay_cost=1)
	t80_in += alt(MAS_in)
	S += t80_in*MAS_in[0]<=t80*MAS[0]

	S += t80_in*MAS_in[1]<=t80*MAS[1]

	S += t80_in*MAS_in[2]<=t80*MAS[2]

	S += t80_in*MAS_in[3]<=t80*MAS[3]

	t80_mem0 = S.Task('t80_mem0', length=1, delay_cost=1)
	t80_mem0 += alt(MAS_MEM)
	S += (t70*MAS[0])-1 < t80_mem0*MAS_MEM[0]
	S += (t70*MAS[1])-1 < t80_mem0*MAS_MEM[2]
	S += (t70*MAS[2])-1 < t80_mem0*MAS_MEM[4]
	S += (t70*MAS[3])-1 < t80_mem0*MAS_MEM[6]
	S += t80_mem0 <= t80

	t80_mem1 = S.Task('t80_mem1', length=1, delay_cost=1)
	t80_mem1 += alt(MAS_MEM)
	S += (t70*MAS[0])-1 < t80_mem1*MAS_MEM[1]
	S += (t70*MAS[1])-1 < t80_mem1*MAS_MEM[3]
	S += (t70*MAS[2])-1 < t80_mem1*MAS_MEM[5]
	S += (t70*MAS[3])-1 < t80_mem1*MAS_MEM[7]
	S += t80_mem1 <= t80

	t91 = S.Task('t91', length=2, delay_cost=1)
	t91 += alt(MAS)
	t91_in = S.Task('t91_in', length=1, delay_cost=1)
	t91_in += alt(MAS_in)
	S += t91_in*MAS_in[0]<=t91*MAS[0]

	S += t91_in*MAS_in[1]<=t91*MAS[1]

	S += t91_in*MAS_in[2]<=t91*MAS[2]

	S += t91_in*MAS_in[3]<=t91*MAS[3]

	t91_mem0 = S.Task('t91_mem0', length=1, delay_cost=1)
	t91_mem0 += alt(MAS_MEM)
	S += (t81*MAS[0])-1 < t91_mem0*MAS_MEM[0]
	S += (t81*MAS[1])-1 < t91_mem0*MAS_MEM[2]
	S += (t81*MAS[2])-1 < t91_mem0*MAS_MEM[4]
	S += (t81*MAS[3])-1 < t91_mem0*MAS_MEM[6]
	S += t91_mem0 <= t91

	t91_mem1 = S.Task('t91_mem1', length=1, delay_cost=1)
	t91_mem1 += alt(MAS_MEM)
	S += (t71*MAS[0])-1 < t91_mem1*MAS_MEM[1]
	S += (t71*MAS[1])-1 < t91_mem1*MAS_MEM[3]
	S += (t71*MAS[2])-1 < t91_mem1*MAS_MEM[5]
	S += (t71*MAS[3])-1 < t91_mem1*MAS_MEM[7]
	S += t91_mem1 <= t91

	t111 = S.Task('t111', length=2, delay_cost=1)
	t111 += alt(MAS)
	t111_in = S.Task('t111_in', length=1, delay_cost=1)
	t111_in += alt(MAS_in)
	S += t111_in*MAS_in[0]<=t111*MAS[0]

	S += t111_in*MAS_in[1]<=t111*MAS[1]

	S += t111_in*MAS_in[2]<=t111*MAS[2]

	S += t111_in*MAS_in[3]<=t111*MAS[3]

	t111_mem0 = S.Task('t111_mem0', length=1, delay_cost=1)
	t111_mem0 += alt(MAS_MEM)
	S += (t101*MAS[0])-1 < t111_mem0*MAS_MEM[0]
	S += (t101*MAS[1])-1 < t111_mem0*MAS_MEM[2]
	S += (t101*MAS[2])-1 < t111_mem0*MAS_MEM[4]
	S += (t101*MAS[3])-1 < t111_mem0*MAS_MEM[6]
	S += t111_mem0 <= t111

	t111_mem1 = S.Task('t111_mem1', length=1, delay_cost=1)
	t111_mem1 += alt(MAS_MEM)
	S += (t101*MAS[0])-1 < t111_mem1*MAS_MEM[1]
	S += (t101*MAS[1])-1 < t111_mem1*MAS_MEM[3]
	S += (t101*MAS[2])-1 < t111_mem1*MAS_MEM[5]
	S += (t101*MAS[3])-1 < t111_mem1*MAS_MEM[7]
	S += t111_mem1 <= t111

	t12_t0 = S.Task('t12_t0', length=5, delay_cost=1)
	t12_t0 += alt(MM)
	t12_t0_in = S.Task('t12_t0_in', length=1, delay_cost=1)
	t12_t0_in += alt(MM_in)
	S += t12_t0_in*MM_in[0]<=t12_t0*MM[0]
	S += t12_t0_in*MM_in[1]<=t12_t0*MM[1]
	t12_t0_mem0 = S.Task('t12_t0_mem0', length=1, delay_cost=1)
	t12_t0_mem0 += alt(MAS_MEM)
	S += (t00*MAS[0])-1 < t12_t0_mem0*MAS_MEM[0]
	S += (t00*MAS[1])-1 < t12_t0_mem0*MAS_MEM[2]
	S += (t00*MAS[2])-1 < t12_t0_mem0*MAS_MEM[4]
	S += (t00*MAS[3])-1 < t12_t0_mem0*MAS_MEM[6]
	S += t12_t0_mem0 <= t12_t0

	t12_t0_mem1 = S.Task('t12_t0_mem1', length=1, delay_cost=1)
	t12_t0_mem1 += alt(MAS_MEM)
	S += (t110*MAS[0])-1 < t12_t0_mem1*MAS_MEM[1]
	S += (t110*MAS[1])-1 < t12_t0_mem1*MAS_MEM[3]
	S += (t110*MAS[2])-1 < t12_t0_mem1*MAS_MEM[5]
	S += (t110*MAS[3])-1 < t12_t0_mem1*MAS_MEM[7]
	S += t12_t0_mem1 <= t12_t0

	t12_t2 = S.Task('t12_t2', length=2, delay_cost=1)
	t12_t2 += alt(MAS)
	t12_t2_in = S.Task('t12_t2_in', length=1, delay_cost=1)
	t12_t2_in += alt(MAS_in)
	S += t12_t2_in*MAS_in[0]<=t12_t2*MAS[0]

	S += t12_t2_in*MAS_in[1]<=t12_t2*MAS[1]

	S += t12_t2_in*MAS_in[2]<=t12_t2*MAS[2]

	S += t12_t2_in*MAS_in[3]<=t12_t2*MAS[3]

	t12_t2_mem0 = S.Task('t12_t2_mem0', length=1, delay_cost=1)
	t12_t2_mem0 += alt(MAS_MEM)
	S += (t00*MAS[0])-1 < t12_t2_mem0*MAS_MEM[0]
	S += (t00*MAS[1])-1 < t12_t2_mem0*MAS_MEM[2]
	S += (t00*MAS[2])-1 < t12_t2_mem0*MAS_MEM[4]
	S += (t00*MAS[3])-1 < t12_t2_mem0*MAS_MEM[6]
	S += t12_t2_mem0 <= t12_t2

	t12_t2_mem1 = S.Task('t12_t2_mem1', length=1, delay_cost=1)
	t12_t2_mem1 += alt(MAS_MEM)
	S += (t01*MAS[0])-1 < t12_t2_mem1*MAS_MEM[1]
	S += (t01*MAS[1])-1 < t12_t2_mem1*MAS_MEM[3]
	S += (t01*MAS[2])-1 < t12_t2_mem1*MAS_MEM[5]
	S += (t01*MAS[3])-1 < t12_t2_mem1*MAS_MEM[7]
	S += t12_t2_mem1 <= t12_t2

	t18_t0 = S.Task('t18_t0', length=2, delay_cost=1)
	t18_t0 += alt(MAS)
	t18_t0_in = S.Task('t18_t0_in', length=1, delay_cost=1)
	t18_t0_in += alt(MAS_in)
	S += t18_t0_in*MAS_in[0]<=t18_t0*MAS[0]

	S += t18_t0_in*MAS_in[1]<=t18_t0*MAS[1]

	S += t18_t0_in*MAS_in[2]<=t18_t0*MAS[2]

	S += t18_t0_in*MAS_in[3]<=t18_t0*MAS[3]

	t18_t0_mem0 = S.Task('t18_t0_mem0', length=1, delay_cost=1)
	t18_t0_mem0 += alt(MAS_MEM)
	S += (t00*MAS[0])-1 < t18_t0_mem0*MAS_MEM[0]
	S += (t00*MAS[1])-1 < t18_t0_mem0*MAS_MEM[2]
	S += (t00*MAS[2])-1 < t18_t0_mem0*MAS_MEM[4]
	S += (t00*MAS[3])-1 < t18_t0_mem0*MAS_MEM[6]
	S += t18_t0_mem0 <= t18_t0

	t18_t0_mem1 = S.Task('t18_t0_mem1', length=1, delay_cost=1)
	t18_t0_mem1 += alt(MAS_MEM)
	S += (t01*MAS[0])-1 < t18_t0_mem1*MAS_MEM[1]
	S += (t01*MAS[1])-1 < t18_t0_mem1*MAS_MEM[3]
	S += (t01*MAS[2])-1 < t18_t0_mem1*MAS_MEM[5]
	S += (t01*MAS[3])-1 < t18_t0_mem1*MAS_MEM[7]
	S += t18_t0_mem1 <= t18_t0

	t18_t1 = S.Task('t18_t1', length=2, delay_cost=1)
	t18_t1 += alt(MAS)
	t18_t1_in = S.Task('t18_t1_in', length=1, delay_cost=1)
	t18_t1_in += alt(MAS_in)
	S += t18_t1_in*MAS_in[0]<=t18_t1*MAS[0]

	S += t18_t1_in*MAS_in[1]<=t18_t1*MAS[1]

	S += t18_t1_in*MAS_in[2]<=t18_t1*MAS[2]

	S += t18_t1_in*MAS_in[3]<=t18_t1*MAS[3]

	t18_t1_mem0 = S.Task('t18_t1_mem0', length=1, delay_cost=1)
	t18_t1_mem0 += alt(MAS_MEM)
	S += (t00*MAS[0])-1 < t18_t1_mem0*MAS_MEM[0]
	S += (t00*MAS[1])-1 < t18_t1_mem0*MAS_MEM[2]
	S += (t00*MAS[2])-1 < t18_t1_mem0*MAS_MEM[4]
	S += (t00*MAS[3])-1 < t18_t1_mem0*MAS_MEM[6]
	S += t18_t1_mem0 <= t18_t1

	t18_t1_mem1 = S.Task('t18_t1_mem1', length=1, delay_cost=1)
	t18_t1_mem1 += alt(MAS_MEM)
	S += (t01*MAS[0])-1 < t18_t1_mem1*MAS_MEM[1]
	S += (t01*MAS[1])-1 < t18_t1_mem1*MAS_MEM[3]
	S += (t01*MAS[2])-1 < t18_t1_mem1*MAS_MEM[5]
	S += (t01*MAS[3])-1 < t18_t1_mem1*MAS_MEM[7]
	S += t18_t1_mem1 <= t18_t1

	t18_t3 = S.Task('t18_t3', length=5, delay_cost=1)
	t18_t3 += alt(MM)
	t18_t3_in = S.Task('t18_t3_in', length=1, delay_cost=1)
	t18_t3_in += alt(MM_in)
	S += t18_t3_in*MM_in[0]<=t18_t3*MM[0]
	S += t18_t3_in*MM_in[1]<=t18_t3*MM[1]
	t18_t3_mem0 = S.Task('t18_t3_mem0', length=1, delay_cost=1)
	t18_t3_mem0 += alt(MAS_MEM)
	S += (t00*MAS[0])-1 < t18_t3_mem0*MAS_MEM[0]
	S += (t00*MAS[1])-1 < t18_t3_mem0*MAS_MEM[2]
	S += (t00*MAS[2])-1 < t18_t3_mem0*MAS_MEM[4]
	S += (t00*MAS[3])-1 < t18_t3_mem0*MAS_MEM[6]
	S += t18_t3_mem0 <= t18_t3

	t18_t3_mem1 = S.Task('t18_t3_mem1', length=1, delay_cost=1)
	t18_t3_mem1 += alt(MAS_MEM)
	S += (t01*MAS[0])-1 < t18_t3_mem1*MAS_MEM[1]
	S += (t01*MAS[1])-1 < t18_t3_mem1*MAS_MEM[3]
	S += (t01*MAS[2])-1 < t18_t3_mem1*MAS_MEM[5]
	S += (t01*MAS[3])-1 < t18_t3_mem1*MAS_MEM[7]
	S += t18_t3_mem1 <= t18_t3

	c010 = S.Task('c010', length=5, delay_cost=1)
	c010 += alt(MM)
	c010_in = S.Task('c010_in', length=1, delay_cost=1)
	c010_in += alt(MM_in)
	S += c010_in*MM_in[0]<=c010*MM[0]
	S += c010_in*MM_in[1]<=c010*MM[1]
	S += 0<c010

	c010_w = S.Task('c010_w', length=1, delay_cost=1)
	c010_w += alt(MAIN_MEM_w)
	S += c010 <= c010_w

	c010_mem0 = S.Task('c010_mem0', length=1, delay_cost=1)
	c010_mem0 += alt(MAS_MEM)
	S += (t110*MAS[0])-1 < c010_mem0*MAS_MEM[0]
	S += (t110*MAS[1])-1 < c010_mem0*MAS_MEM[2]
	S += (t110*MAS[2])-1 < c010_mem0*MAS_MEM[4]
	S += (t110*MAS[3])-1 < c010_mem0*MAS_MEM[6]
	S += c010_mem0 <= c010

	c010_mem1 = S.Task('c010_mem1', length=1, delay_cost=1)
	c010_mem1 += MAIN_MEM_r[1]
	S += c010_mem1 <= c010

	t2_t4 = S.Task('t2_t4', length=5, delay_cost=1)
	t2_t4 += alt(MM)
	t2_t4_in = S.Task('t2_t4_in', length=1, delay_cost=1)
	t2_t4_in += alt(MM_in)
	S += t2_t4_in*MM_in[0]<=t2_t4*MM[0]
	S += t2_t4_in*MM_in[1]<=t2_t4*MM[1]
	t2_t4_mem0 = S.Task('t2_t4_mem0', length=1, delay_cost=1)
	t2_t4_mem0 += MAS_MEM[6]
	S += 10 < t2_t4_mem0
	S += t2_t4_mem0 <= t2_t4

	t2_t4_mem1 = S.Task('t2_t4_mem1', length=1, delay_cost=1)
	t2_t4_mem1 += alt(MAS_MEM)
	S += (t2_t3*MAS[0])-1 < t2_t4_mem1*MAS_MEM[1]
	S += (t2_t3*MAS[1])-1 < t2_t4_mem1*MAS_MEM[3]
	S += (t2_t3*MAS[2])-1 < t2_t4_mem1*MAS_MEM[5]
	S += (t2_t3*MAS[3])-1 < t2_t4_mem1*MAS_MEM[7]
	S += t2_t4_mem1 <= t2_t4

	t20 = S.Task('t20', length=2, delay_cost=1)
	t20 += alt(MAS)
	t20_in = S.Task('t20_in', length=1, delay_cost=1)
	t20_in += alt(MAS_in)
	S += t20_in*MAS_in[0]<=t20*MAS[0]

	S += t20_in*MAS_in[1]<=t20*MAS[1]

	S += t20_in*MAS_in[2]<=t20*MAS[2]

	S += t20_in*MAS_in[3]<=t20*MAS[3]

	t20_mem0 = S.Task('t20_mem0', length=1, delay_cost=1)
	t20_mem0 += alt(MM_MEM)
	S += (t2_t0*MM[0])-1 < t20_mem0*MM_MEM[0]
	S += (t2_t0*MM[1])-1 < t20_mem0*MM_MEM[2]
	S += t20_mem0 <= t20

	t20_mem1 = S.Task('t20_mem1', length=1, delay_cost=1)
	t20_mem1 += alt(MM_MEM)
	S += (t2_t1*MM[0])-1 < t20_mem1*MM_MEM[1]
	S += (t2_t1*MM[1])-1 < t20_mem1*MM_MEM[3]
	S += t20_mem1 <= t20

	t2_t5 = S.Task('t2_t5', length=2, delay_cost=1)
	t2_t5 += alt(MAS)
	t2_t5_in = S.Task('t2_t5_in', length=1, delay_cost=1)
	t2_t5_in += alt(MAS_in)
	S += t2_t5_in*MAS_in[0]<=t2_t5*MAS[0]

	S += t2_t5_in*MAS_in[1]<=t2_t5*MAS[1]

	S += t2_t5_in*MAS_in[2]<=t2_t5*MAS[2]

	S += t2_t5_in*MAS_in[3]<=t2_t5*MAS[3]

	t2_t5_mem0 = S.Task('t2_t5_mem0', length=1, delay_cost=1)
	t2_t5_mem0 += alt(MM_MEM)
	S += (t2_t0*MM[0])-1 < t2_t5_mem0*MM_MEM[0]
	S += (t2_t0*MM[1])-1 < t2_t5_mem0*MM_MEM[2]
	S += t2_t5_mem0 <= t2_t5

	t2_t5_mem1 = S.Task('t2_t5_mem1', length=1, delay_cost=1)
	t2_t5_mem1 += alt(MM_MEM)
	S += (t2_t1*MM[0])-1 < t2_t5_mem1*MM_MEM[1]
	S += (t2_t1*MM[1])-1 < t2_t5_mem1*MM_MEM[3]
	S += t2_t5_mem1 <= t2_t5

	t90 = S.Task('t90', length=2, delay_cost=1)
	t90 += alt(MAS)
	t90_in = S.Task('t90_in', length=1, delay_cost=1)
	t90_in += alt(MAS_in)
	S += t90_in*MAS_in[0]<=t90*MAS[0]

	S += t90_in*MAS_in[1]<=t90*MAS[1]

	S += t90_in*MAS_in[2]<=t90*MAS[2]

	S += t90_in*MAS_in[3]<=t90*MAS[3]

	t90_mem0 = S.Task('t90_mem0', length=1, delay_cost=1)
	t90_mem0 += alt(MAS_MEM)
	S += (t80*MAS[0])-1 < t90_mem0*MAS_MEM[0]
	S += (t80*MAS[1])-1 < t90_mem0*MAS_MEM[2]
	S += (t80*MAS[2])-1 < t90_mem0*MAS_MEM[4]
	S += (t80*MAS[3])-1 < t90_mem0*MAS_MEM[6]
	S += t90_mem0 <= t90

	t90_mem1 = S.Task('t90_mem1', length=1, delay_cost=1)
	t90_mem1 += alt(MAS_MEM)
	S += (t70*MAS[0])-1 < t90_mem1*MAS_MEM[1]
	S += (t70*MAS[1])-1 < t90_mem1*MAS_MEM[3]
	S += (t70*MAS[2])-1 < t90_mem1*MAS_MEM[5]
	S += (t70*MAS[3])-1 < t90_mem1*MAS_MEM[7]
	S += t90_mem1 <= t90

	t12_t1 = S.Task('t12_t1', length=5, delay_cost=1)
	t12_t1 += alt(MM)
	t12_t1_in = S.Task('t12_t1_in', length=1, delay_cost=1)
	t12_t1_in += alt(MM_in)
	S += t12_t1_in*MM_in[0]<=t12_t1*MM[0]
	S += t12_t1_in*MM_in[1]<=t12_t1*MM[1]
	t12_t1_mem0 = S.Task('t12_t1_mem0', length=1, delay_cost=1)
	t12_t1_mem0 += alt(MAS_MEM)
	S += (t01*MAS[0])-1 < t12_t1_mem0*MAS_MEM[0]
	S += (t01*MAS[1])-1 < t12_t1_mem0*MAS_MEM[2]
	S += (t01*MAS[2])-1 < t12_t1_mem0*MAS_MEM[4]
	S += (t01*MAS[3])-1 < t12_t1_mem0*MAS_MEM[6]
	S += t12_t1_mem0 <= t12_t1

	t12_t1_mem1 = S.Task('t12_t1_mem1', length=1, delay_cost=1)
	t12_t1_mem1 += alt(MAS_MEM)
	S += (t111*MAS[0])-1 < t12_t1_mem1*MAS_MEM[1]
	S += (t111*MAS[1])-1 < t12_t1_mem1*MAS_MEM[3]
	S += (t111*MAS[2])-1 < t12_t1_mem1*MAS_MEM[5]
	S += (t111*MAS[3])-1 < t12_t1_mem1*MAS_MEM[7]
	S += t12_t1_mem1 <= t12_t1

	t12_t3 = S.Task('t12_t3', length=2, delay_cost=1)
	t12_t3 += alt(MAS)
	t12_t3_in = S.Task('t12_t3_in', length=1, delay_cost=1)
	t12_t3_in += alt(MAS_in)
	S += t12_t3_in*MAS_in[0]<=t12_t3*MAS[0]

	S += t12_t3_in*MAS_in[1]<=t12_t3*MAS[1]

	S += t12_t3_in*MAS_in[2]<=t12_t3*MAS[2]

	S += t12_t3_in*MAS_in[3]<=t12_t3*MAS[3]

	t12_t3_mem0 = S.Task('t12_t3_mem0', length=1, delay_cost=1)
	t12_t3_mem0 += alt(MAS_MEM)
	S += (t110*MAS[0])-1 < t12_t3_mem0*MAS_MEM[0]
	S += (t110*MAS[1])-1 < t12_t3_mem0*MAS_MEM[2]
	S += (t110*MAS[2])-1 < t12_t3_mem0*MAS_MEM[4]
	S += (t110*MAS[3])-1 < t12_t3_mem0*MAS_MEM[6]
	S += t12_t3_mem0 <= t12_t3

	t12_t3_mem1 = S.Task('t12_t3_mem1', length=1, delay_cost=1)
	t12_t3_mem1 += alt(MAS_MEM)
	S += (t111*MAS[0])-1 < t12_t3_mem1*MAS_MEM[1]
	S += (t111*MAS[1])-1 < t12_t3_mem1*MAS_MEM[3]
	S += (t111*MAS[2])-1 < t12_t3_mem1*MAS_MEM[5]
	S += (t111*MAS[3])-1 < t12_t3_mem1*MAS_MEM[7]
	S += t12_t3_mem1 <= t12_t3

	new_TX_t3 = S.Task('new_TX_t3', length=2, delay_cost=1)
	new_TX_t3 += alt(MAS)
	new_TX_t3_in = S.Task('new_TX_t3_in', length=1, delay_cost=1)
	new_TX_t3_in += alt(MAS_in)
	S += new_TX_t3_in*MAS_in[0]<=new_TX_t3*MAS[0]

	S += new_TX_t3_in*MAS_in[1]<=new_TX_t3*MAS[1]

	S += new_TX_t3_in*MAS_in[2]<=new_TX_t3*MAS[2]

	S += new_TX_t3_in*MAS_in[3]<=new_TX_t3*MAS[3]

	new_TX_t3_mem0 = S.Task('new_TX_t3_mem0', length=1, delay_cost=1)
	new_TX_t3_mem0 += alt(MAS_MEM)
	S += (t60*MAS[0])-1 < new_TX_t3_mem0*MAS_MEM[0]
	S += (t60*MAS[1])-1 < new_TX_t3_mem0*MAS_MEM[2]
	S += (t60*MAS[2])-1 < new_TX_t3_mem0*MAS_MEM[4]
	S += (t60*MAS[3])-1 < new_TX_t3_mem0*MAS_MEM[6]
	S += new_TX_t3_mem0 <= new_TX_t3

	new_TX_t3_mem1 = S.Task('new_TX_t3_mem1', length=1, delay_cost=1)
	new_TX_t3_mem1 += alt(MAS_MEM)
	S += (t61*MAS[0])-1 < new_TX_t3_mem1*MAS_MEM[1]
	S += (t61*MAS[1])-1 < new_TX_t3_mem1*MAS_MEM[3]
	S += (t61*MAS[2])-1 < new_TX_t3_mem1*MAS_MEM[5]
	S += (t61*MAS[3])-1 < new_TX_t3_mem1*MAS_MEM[7]
	S += new_TX_t3_mem1 <= new_TX_t3

	t18_t2 = S.Task('t18_t2', length=5, delay_cost=1)
	t18_t2 += alt(MM)
	t18_t2_in = S.Task('t18_t2_in', length=1, delay_cost=1)
	t18_t2_in += alt(MM_in)
	S += t18_t2_in*MM_in[0]<=t18_t2*MM[0]
	S += t18_t2_in*MM_in[1]<=t18_t2*MM[1]
	t18_t2_mem0 = S.Task('t18_t2_mem0', length=1, delay_cost=1)
	t18_t2_mem0 += alt(MAS_MEM)
	S += (t18_t0*MAS[0])-1 < t18_t2_mem0*MAS_MEM[0]
	S += (t18_t0*MAS[1])-1 < t18_t2_mem0*MAS_MEM[2]
	S += (t18_t0*MAS[2])-1 < t18_t2_mem0*MAS_MEM[4]
	S += (t18_t0*MAS[3])-1 < t18_t2_mem0*MAS_MEM[6]
	S += t18_t2_mem0 <= t18_t2

	t18_t2_mem1 = S.Task('t18_t2_mem1', length=1, delay_cost=1)
	t18_t2_mem1 += alt(MAS_MEM)
	S += (t18_t1*MAS[0])-1 < t18_t2_mem1*MAS_MEM[1]
	S += (t18_t1*MAS[1])-1 < t18_t2_mem1*MAS_MEM[3]
	S += (t18_t1*MAS[2])-1 < t18_t2_mem1*MAS_MEM[5]
	S += (t18_t1*MAS[3])-1 < t18_t2_mem1*MAS_MEM[7]
	S += t18_t2_mem1 <= t18_t2

	t18_t5 = S.Task('t18_t5', length=2, delay_cost=1)
	t18_t5 += alt(MAS)
	t18_t5_in = S.Task('t18_t5_in', length=1, delay_cost=1)
	t18_t5_in += alt(MAS_in)
	S += t18_t5_in*MAS_in[0]<=t18_t5*MAS[0]

	S += t18_t5_in*MAS_in[1]<=t18_t5*MAS[1]

	S += t18_t5_in*MAS_in[2]<=t18_t5*MAS[2]

	S += t18_t5_in*MAS_in[3]<=t18_t5*MAS[3]

	t18_t5_mem0 = S.Task('t18_t5_mem0', length=1, delay_cost=1)
	t18_t5_mem0 += alt(MM_MEM)
	S += (t18_t3*MM[0])-1 < t18_t5_mem0*MM_MEM[0]
	S += (t18_t3*MM[1])-1 < t18_t5_mem0*MM_MEM[2]
	S += t18_t5_mem0 <= t18_t5

	t18_t5_mem1 = S.Task('t18_t5_mem1', length=1, delay_cost=1)
	t18_t5_mem1 += alt(MM_MEM)
	S += (t18_t3*MM[0])-1 < t18_t5_mem1*MM_MEM[1]
	S += (t18_t3*MM[1])-1 < t18_t5_mem1*MM_MEM[3]
	S += t18_t5_mem1 <= t18_t5

	t181 = S.Task('t181', length=2, delay_cost=1)
	t181 += alt(MAS)
	t181_in = S.Task('t181_in', length=1, delay_cost=1)
	t181_in += alt(MAS_in)
	S += t181_in*MAS_in[0]<=t181*MAS[0]

	S += t181_in*MAS_in[1]<=t181*MAS[1]

	S += t181_in*MAS_in[2]<=t181*MAS[2]

	S += t181_in*MAS_in[3]<=t181*MAS[3]

	t181_mem0 = S.Task('t181_mem0', length=1, delay_cost=1)
	t181_mem0 += alt(MM_MEM)
	S += (t18_t3*MM[0])-1 < t181_mem0*MM_MEM[0]
	S += (t18_t3*MM[1])-1 < t181_mem0*MM_MEM[2]
	S += t181_mem0 <= t181

	t181_mem1 = S.Task('t181_mem1', length=1, delay_cost=1)
	t181_mem1 += alt(MM_MEM)
	S += (t18_t3*MM[0])-1 < t181_mem1*MM_MEM[1]
	S += (t18_t3*MM[1])-1 < t181_mem1*MM_MEM[3]
	S += t181_mem1 <= t181

	c011 = S.Task('c011', length=5, delay_cost=1)
	c011 += alt(MM)
	c011_in = S.Task('c011_in', length=1, delay_cost=1)
	c011_in += alt(MM_in)
	S += c011_in*MM_in[0]<=c011*MM[0]
	S += c011_in*MM_in[1]<=c011*MM[1]
	S += 0<c011

	c011_w = S.Task('c011_w', length=1, delay_cost=1)
	c011_w += alt(MAIN_MEM_w)
	S += c011 <= c011_w

	c011_mem0 = S.Task('c011_mem0', length=1, delay_cost=1)
	c011_mem0 += alt(MAS_MEM)
	S += (t111*MAS[0])-1 < c011_mem0*MAS_MEM[0]
	S += (t111*MAS[1])-1 < c011_mem0*MAS_MEM[2]
	S += (t111*MAS[2])-1 < c011_mem0*MAS_MEM[4]
	S += (t111*MAS[3])-1 < c011_mem0*MAS_MEM[6]
	S += c011_mem0 <= c011

	c011_mem1 = S.Task('c011_mem1', length=1, delay_cost=1)
	c011_mem1 += MAIN_MEM_r[1]
	S += c011_mem1 <= c011

	c201 = S.Task('c201', length=5, delay_cost=1)
	c201 += alt(MM)
	c201_in = S.Task('c201_in', length=1, delay_cost=1)
	c201_in += alt(MM_in)
	S += c201_in*MM_in[0]<=c201*MM[0]
	S += c201_in*MM_in[1]<=c201*MM[1]
	S += 0<c201

	c201_w = S.Task('c201_w', length=1, delay_cost=1)
	c201_w += alt(MAIN_MEM_w)
	S += c201 <= c201_w

	c201_mem0 = S.Task('c201_mem0', length=1, delay_cost=1)
	c201_mem0 += alt(MAS_MEM)
	S += (t91*MAS[0])-1 < c201_mem0*MAS_MEM[0]
	S += (t91*MAS[1])-1 < c201_mem0*MAS_MEM[2]
	S += (t91*MAS[2])-1 < c201_mem0*MAS_MEM[4]
	S += (t91*MAS[3])-1 < c201_mem0*MAS_MEM[6]
	S += c201_mem0 <= c201

	c201_mem1 = S.Task('c201_mem1', length=1, delay_cost=1)
	c201_mem1 += MAIN_MEM_r[1]
	S += c201_mem1 <= c201

	solvers.mip.solve(S,msg=1,kind='CPLEX',ratio_gap=1.01)

	solution = [['hoge']*len(S.solution()[1]) for i in range(len(S.solution()))]
	for i in range(len(S.solution())):
		for j in range(len(S.solution()[i])):
			solution[i][j]=str(S.solution()[i][j])
	print(solution)

	cycles = int(solution[-1][3])

	pic_file_name = "/mnt/rose/usr1/fukuda/ABE/multiRAM_multiMAS_16mux/scheduling_result/stage5MM2_stage2MAS4/EP2_DBL_w_EVAL/schedule1.png"
	if(S.solution() != []):
		plotters.matplotlib.plot(S,img_filename=pic_file_name, show_task_labels=False, fig_size=(cycles*0.25+3, 6))

	return solution
